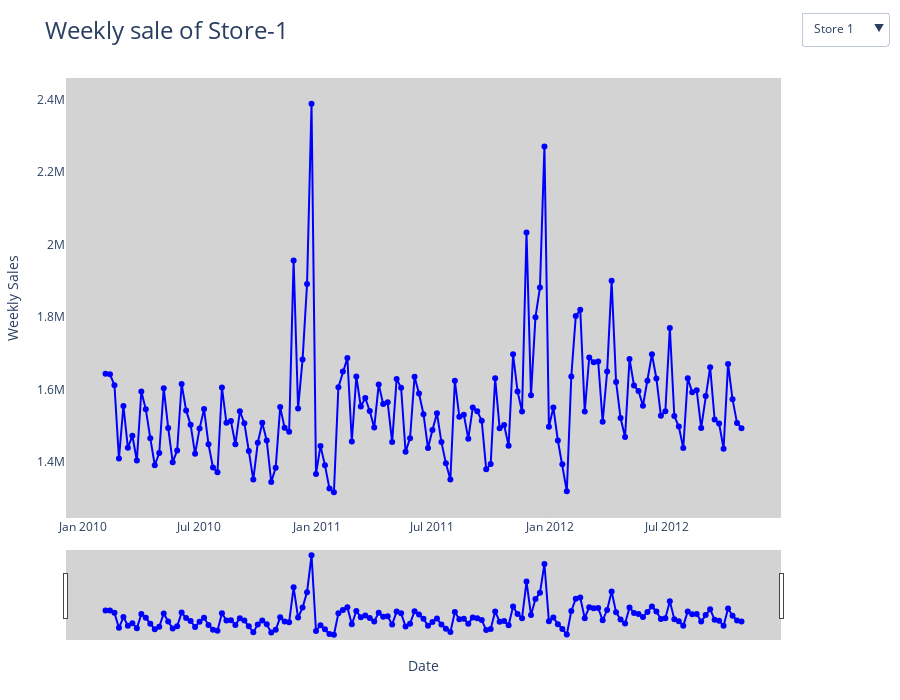

Source (notebook cell):
### Code cell
fig = go.Figure()

# Initial trace
fig.add_trace(go.Scatter(
    x = store_data["Date"],
    y = store_data["Weekly_Sales"],
    mode = "lines+markers",
    name = f"Store {initial_store}",
    line = dict(color = 'blue')
))

# Dropdown buttons
dropdown_buttons = []
for store in store_list:
    store_data = df[df["Store"] == store]
    dropdown_buttons.append(
        dict(
            method = 'update',
            label = f"Store {store}",
            args = [
                {'x': [store_data["Date"]], 'y': [store_data["Weekly_Sales"]]},
                {'title': f"Weekly sale of Store-{store}"}
            ]
        )
    )

# X-axis styling
fig.update_xaxes(
    rangeslider_visible = True,
    showgrid = True,
    gridcolor = "lightgray"
)

# Y-axis styling
fig.update_yaxes(
    showgrid = True,
    gridcolor = "lightgray"
)

# Layout styling
fig.update_layout(
    title = f"Weekly sale of Store-{initial_store}",
    title_font_size = 24,
    xaxis_title = "Date",
    yaxis_title = "Weekly Sales",
    height = 700,
    plot_bgcolor = "lightgray",
    paper_bgcolor = "white",
    updatemenus=[dict(
        buttons=dropdown_buttons,
        direction="down",
        showactive=True,
        x=1.15,
        y=1.15
    )],
    margin = dict(l = 60, b = 60, r = 60, t = 40)
)

fig.show()

### Figure 1 — Plotly figure (JSON) as saved in the notebook; plotly's stock layout.template omitted (floating-point values rounded to 4 significant figures; data arrays with more than 128 entries replaced by an {"elided": "..."} marker saying what was removed)
{"data": [{"line": {"color": "blue"}, "mode": "lines+markers", "name": "Store 1", "type": "scatter", "x": {"elided": "143 str values"}, "y": {"elided": "143 float values"}}], "layout": {"height": 700, "margin": {"b": 60, "l": 60, "r": 60, "t": 40}, "paper_bgcolor": "white", "plot_bgcolor": "lightgray", "title": {"font": {"size": 24}, "text": "Weekly sale of Store-1"}, "updatemenus": [{"buttons": [{"args": [{"x": {"elided": "1x143 str values"}, "y": {"elided": "1x143 float values"}}, {"title": "Weekly sale of Store-1"}], "label": "Store 1", "method": "update"}, {"args": [{"x": {"elided": "1x143 str values"}, "y": {"elided": "1x143 float values"}}, {"title": "Weekly sale of Store-2"}], "label": "Store 2", "method": "update"}, {"args": [{"x": {"elided": "1x143 str values"}, "y": {"elided": "1x143 float values"}}, {"title": "Weekly sale of Store-3"}], "label": "Store 3", "method": "update"}, {"args": [{"x": {"elided": "1x143 str values"}, "y": {"elided": "1x143 float values"}}, {"title": "Weekly sale of Store-4"}], "label": "Store 4", "method": "update"}, {"args": [{"x": {"elided": "1x143 str values"}, "y": {"elided": "1x143 float values"}}, {"title": "Weekly sale of Store-5"}], "label": "Store 5", "method": "update"}, {"args": [{"x": {"elided": "1x143 str values"}, "y": {"elided": "1x143 float values"}}, {"title": "Weekly sale of Store-6"}], "label": "Store 6", "method": "update"}, {"args": [{"x": {"elided": "1x143 str values"}, "y": {"elided": "1x143 float values"}}, {"title": "Weekly sale of Store-7"}], "label": "Store 7", "method": "update"}, {"args": [{"x": {"elided": "1x143 str values"}, "y": {"elided": "1x143 float values"}}, {"title": "Weekly sale of Store-8"}], "label": "Store 8", "method": "update"}, {"args": [{"x": {"elided": "1x143 str values"}, "y": {"elided": "1x143 float values"}}, {"title": "Weekly sale of Store-9"}], "label": "Store 9", "method": "update"}, {"args": [{"x": {"elided": "1x143 str values"}, "y": {"elided": "1x143 float values"}}, {"title": "Weekly sale of Store-10"}], "label": "Store 10", "method": "update"}, {"args": [{"x": {"elided": "1x143 str values"}, "y": {"elided": "1x143 float values"}}, {"title": "Weekly sale of Store-11"}], "label": "Store 11", "method": "update"}, {"args": [{"x": {"elided": "1x143 str values"}, "y": {"elided": "1x143 float values"}}, {"title": "Weekly sale of Store-12"}], "label": "Store 12", "method": "update"}, {"args": [{"x": {"elided": "1x143 str values"}, "y": {"elided": "1x143 float values"}}, {"title": "Weekly sale of Store-13"}], "label": "Store 13", "method": "update"}, {"args": [{"x": {"elided": "1x143 str values"}, "y": {"elided": "1x143 float values"}}, {"title": "Weekly sale of Store-14"}], "label": "Store 14", "method": "update"}, {"args": [{"x": {"elided": "1x143 str values"}, "y": {"elided": "1x143 float values"}}, {"title": "Weekly sale of Store-15"}], "label": "Store 15", "method": "update"}, {"args": [{"x": {"elided": "1x143 str values"}, "y": {"elided": "1x143 float values"}}, {"title": "Weekly sale of Store-16"}], "label": "Store 16", "method": "update"}, {"args": [{"x": {"elided": "1x143 str values"}, "y": {"elided": "1x143 float values"}}, {"title": "Weekly sale of Store-17"}], "label": "Store 17", "method": "update"}, {"args": [{"x": {"elided": "1x143 str values"}, "y": {"elided": "1x143 float values"}}, {"title": "Weekly sale of Store-18"}], "label": "Store 18", "method": "update"}, {"args": [{"x": {"elided": "1x143 str values"}, "y": {"elided": "1x143 float values"}}, {"title": "Weekly sale of Store-19"}], "label": "Store 19", "method": "update"}, {"args": [{"x": {"elided": "1x143 str values"}, "y": {"elided": "1x143 float values"}}, {"title": "Weekly sale of Store-20"}], "label": "Store 20", "method": "update"}, {"args": [{"x": {"elided": "1x143 str values"}, "y": {"elided": "1x143 float values"}}, {"title": "Weekly sale of Store-21"}], "label": "Store 21", "method": "update"}, {"args": [{"x": {"elided": "1x143 str values"}, "y": {"elided": "1x143 float values"}}, {"title": "Weekly sale of Store-22"}], "label": "Store 22", "method": "update"}, {"args": [{"x": {"elided": "1x143 str values"}, "y": {"elided": "1x143 float values"}}, {"title": "Weekly sale of Store-23"}], "label": "Store 23", "method": "update"}, {"args": [{"x": {"elided": "1x143 str values"}, "y": {"elided": "1x143 float values"}}, {"title": "Weekly sale of Store-24"}], "label": "Store 24", "method": "update"}, {"args": [{"x": {"elided": "1x143 str values"}, "y": {"elided": "1x143 float values"}}, {"title": "Weekly sale of Store-25"}], "label": "Store 25", "method": "update"}, {"args": [{"x": {"elided": "1x143 str values"}, "y": {"elided": "1x143 float values"}}, {"title": "Weekly sale of Store-26"}], "label": "Store 26", "method": "update"}, {"args": [{"x": {"elided": "1x143 str values"}, "y": {"elided": "1x143 float values"}}, {"title": "Weekly sale of Store-27"}], "label": "Store 27", "method": "update"}, {"args": [{"x": {"elided": "1x143 str values"}, "y": {"elided": "1x143 float values"}}, {"title": "Weekly sale of Store-28"}], "label": "Store 28", "method": "update"}, {"args": [{"x": {"elided": "1x143 str values"}, "y": {"elided": "1x143 float values"}}, {"title": "Weekly sale of Store-29"}], "label": "Store 29", "method": "update"}, {"args": [{"x": {"elided": "1x143 str values"}, "y": {"elided": "1x143 float values"}}, {"title": "Weekly sale of Store-30"}], "label": "Store 30", "method": "update"}, {"args": [{"x": {"elided": "1x143 str values"}, "y": {"elided": "1x143 float values"}}, {"title": "Weekly sale of Store-31"}], "label": "Store 31", "method": "update"}, {"args": [{"x": {"elided": "1x143 str values"}, "y": {"elided": "1x143 float values"}}, {"title": "Weekly sale of Store-32"}], "label": "Store 32", "method": "update"}, {"args": [{"x": {"elided": "1x143 str values"}, "y": {"elided": "1x143 float values"}}, {"title": "Weekly sale of Store-33"}], "label": "Store 33", "method": "update"}, {"args": [{"x": {"elided": "1x143 str values"}, "y": {"elided": "1x143 float values"}}, {"title": "Weekly sale of Store-34"}], "label": "Store 34", "method": "update"}, {"args": [{"x": {"elided": "1x143 str values"}, "y": {"elided": "1x143 float values"}}, {"title": "Weekly sale of Store-35"}], "label": "Store 35", "method": "update"}, {"args": [{"x": {"elided": "1x143 str values"}, "y": {"elided": "1x143 float values"}}, {"title": "Weekly sale of Store-36"}], "label": "Store 36", "method": "update"}, {"args": [{"x": {"elided": "1x143 str values"}, "y": {"elided": "1x143 float values"}}, {"title": "Weekly sale of Store-37"}], "label": "Store 37", "method": "update"}, {"args": [{"x": {"elided": "1x143 str values"}, "y": {"elided": "1x143 float values"}}, {"title": "Weekly sale of Store-38"}], "label": "Store 38", "method": "update"}, {"args": [{"x": {"elided": "1x143 str values"}, "y": {"elided": "1x143 float values"}}, {"title": "Weekly sale of Store-39"}], "label": "Store 39", "method": "update"}, {"args": [{"x": {"elided": "1x143 str values"}, "y": {"elided": "1x143 float values"}}, {"title": "Weekly sale of Store-40"}], "label": "Store 40", "method": "update"}, {"args": [{"x": {"elided": "1x143 str values"}, "y": {"elided": "1x143 float values"}}, {"title": "Weekly sale of Store-41"}], "label": "Store 41", "method": "update"}, {"args": [{"x": {"elided": "1x143 str values"}, "y": {"elided": "1x143 float values"}}, {"title": "Weekly sale of Store-42"}], "label": "Store 42", "method": "update"}, {"args": [{"x": {"elided": "1x143 str values"}, "y": {"elided": "1x143 float values"}}, {"title": "Weekly sale of Store-43"}], "label": "Store 43", "method": "update"}, {"args": [{"x": {"elided": "1x143 str values"}, "y": {"elided": "1x143 float values"}}, {"title": "Weekly sale of Store-44"}], "label": "Store 44", "method": "update"}, {"args": [{"x": {"elided": "1x143 str values"}, "y": {"elided": "1x143 float values"}}, {"title": "Weekly sale of Store-45"}], "label": "Store 45", "method": "update"}], "direction": "down", "showactive": true, "x": 1.15, "y": 1.15}], "xaxis": {"gridcolor": "lightgray", "rangeslider": {"visible": true}, "showgrid": true, "title": {"text": "Date"}}, "yaxis": {"gridcolor": "lightgray", "showgrid": true, "title": {"text": "Weekly Sales"}}}}
